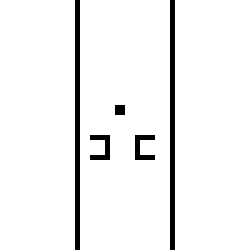
%> input picture Maps/map_exp.bmp, 50 x 50 px (shown 5 times larger)
$ octave main_exp.m   (GNU Octave 9; MATLAB toolbox functions it lacks are replaced by stand-ins)
%> lines starting %> are read from the running program, lines starting %| are printed output that depends on the picture; in (x1, y1, x2, y2) boxes, pixels count from 0 and x2, y2 are one past the last pixel; in counts of white or black regions, pixels touching at a corner belong together; the program's own positions count from 1
close all
clear
clc

%% 读取地图并初始化参数
figure
% mapOriginal=imbinarize(imread('Maps/map_new_circle.bmp')); %从bmp文件读取地图
mapOriginal=imbinarize(imread('Maps/map_exp.bmp')); %从bmp文件读取地图
%> mapOriginal: size 50x50 logical; 95% white; black in thin lines or dots, all inside (x1, y1, x2, y2) = (15, 0, 35, 50)
% mapOriginal=im2double(mapOriginal);
% 设定地图x和y方向分辨率
res = 50;
resolutionX = res;
resolutionY = res;
% 根据设定分辨率重新设置地图的大小
mapResized=imresize(mapOriginal,[resolutionX resolutionY]);
map=mapResized;

% 细分地图，用于生成安全走廊
mapDense =  imresize(mapOriginal,[resolutionX*10 resolutionY*10]);
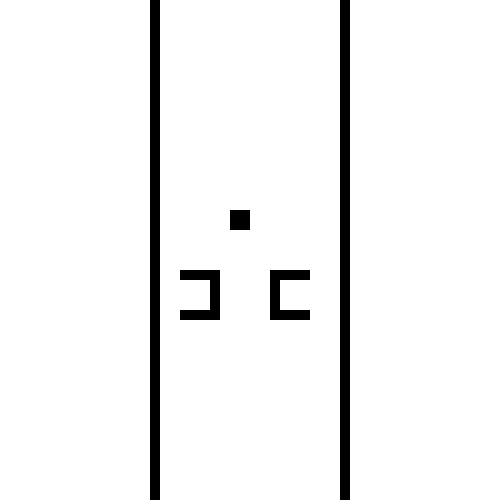
%> mapDense: size 500x500 logical; 95% white; 5 black regions, box (x1, y1, x2, y2) and area: (150, 0, 160, 500) 5000, (340, 0, 350, 500) 5000, (180, 270, 220, 320) 1100, (270, 270, 310, 320) 1100, (230, 210, 250, 230) 400

%连接矩阵-定义机器人可允许的动作
conn=[1 1 1;
      1 2 1;
      1 1 1];
% 是否显示节点的处理过程
% display_process=true;
display_process=false;

% [17 lines of commented-out code are left out]

mapSafe = mapResized;
for i=1:size(mapResized,1)
    for j=1:size(mapResized,2)
        if mapResized(i,j)==0 % 如果是障碍物
            % 扩展距离1个栅格，用于安全走廊
            if i-1>=1, mapSafe(i-1,j)=0; end
            if j-1>=1, mapSafe(i,j-1)=0; end
            if i+1<=size(map,1), mapSafe(i+1,j)=0; end
            if j+1<=size(map,2), mapSafe(i,j+1)=0; end

            if i-1>=1 && j-1>=1, mapSafe(i-1,j-1)=0; end
            if i-1>=1 && j+1<=size(map,2), mapSafe(i-1,j+1)=0; end
            if i+1<=size(map,1) && j-1>=1, mapSafe(i+1,j-1)=0; end
            if i+1<=size(map,1) && j+1<=size(map,2), mapSafe(i+1,j+1)=0; end
        end
    end
end
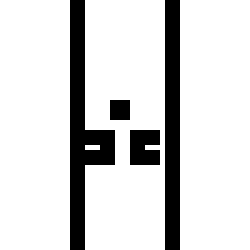
%> mapSafe: size 50x50 logical (shown 5 times larger); 84.2% white; 4 black regions (1 under 20 px), largest, box (x1, y1, x2, y2) and area: (14, 0, 23, 50) 189, (33, 0, 36, 50) 150, (26, 26, 32, 33) 39
map = mapSafe;
mapSafe = mapResized;

% 绘制灰度图
image((map==0).*0 + (map==1).*255 + (mapResized-map).*150);
colormap(gray(256));
hold on

if length(find(conn==2))~=1, error('no robot specified in connection matrix'); end

% 多机搜索
num = 4;
path = cell(num,1);
swarm_path = cell(num,1);
swarm_path_pre = cell(num,1);

% 定义期望编队构型
% des = [0,0; 2,2; 2,-2;];
% des = [0,0; 4,2; 4,-2;];

% des = [0,0; 4,0; 4,4; 0,4];

des = [0,0; 4,0; 4,-4; 0,-4];

des = [0,0; 4,0; 4,-4; 0,-4] + [1,1;1,1;1,1;1,1;];

% [13 lines of commented-out code are left out]

formation_ctr = [sum(des(:,1))/num,sum(des(:,2))/num];

start = zeros(num,2);
goal = zeros(num,2);
color = ['r','g','b','y','c','m','r','g','b','y','c','m'];

start_angle = pi/2; % 起始角度
goal_angle =  pi/2;  % 目标角度
% goal_angle =  pi;

Rs =  [cos(start_angle - pi/2), -sin(start_angle - pi/2);
       sin(start_angle - pi/2),  cos(start_angle - pi/2);];
Rg =  [cos(goal_angle - pi/2), -sin(goal_angle - pi/2);
       sin(goal_angle - pi/2),  cos(goal_angle - pi/2);];

    text1 = ('Please select formation start point in the image');
    disp(text1);
%> (the run ends here)

$ run again, with Maps/map_dense50.bmp copied over Maps/map_exp.bmp
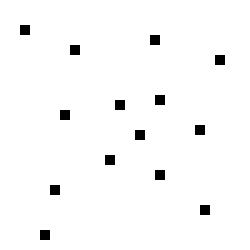
%> input picture Maps/map_dense50.bmp, 50 x 50 px (shown 5 times larger)
%> mapOriginal: size 50x50 logical; 97.8% white; black in thin lines or dots, all inside (x1, y1, x2, y2) = (4, 5, 45, 48)
%> `mapDense =  imresize(mapOriginal,[resolutionX*10 resolutionY*10]);`:
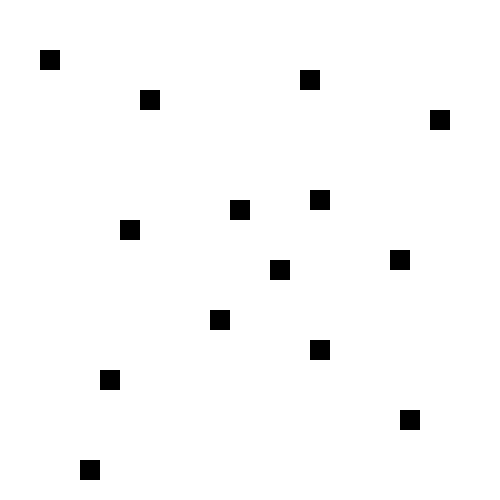
%> mapDense: size 500x500 logical; 97.8% white; 14 black regions, largest, box (x1, y1, x2, y2) and area: (40, 50, 60, 70) 400, (300, 70, 320, 90) 400, (140, 90, 160, 110) 400
%> after the loop `for i=1:size(mapResized,1)`:
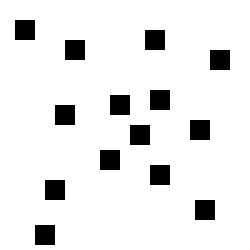
%> mapSafe: size 50x50 logical (shown 5 times larger); 91% white; 14 black regions (14 under 20 px)

$ run again, with Maps/map_new_circle1.bmp copied over Maps/map_exp.bmp
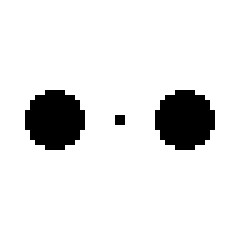
%> input picture Maps/map_new_circle1.bmp, 50 x 50 px (shown 5 times larger)
%> mapOriginal: size 50x50 logical; 90.9% white; 3 black regions (1 under 20 px), largest, box (x1, y1, x2, y2) and area: (5, 18, 17, 30) 112, (31, 18, 43, 30) 112
%> `mapDense =  imresize(mapOriginal,[resolutionX*10 resolutionY*10]);`:
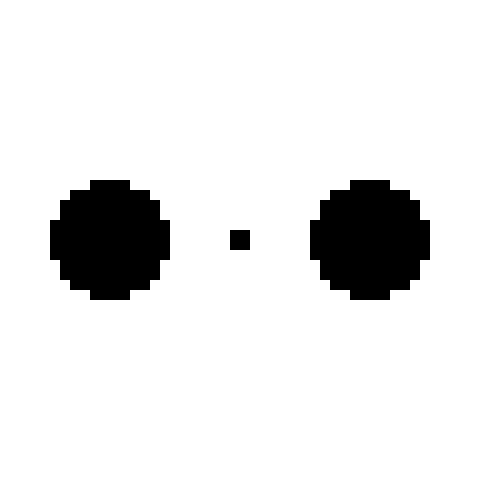
%> mapDense: size 500x500 logical; 90.9% white; 3 black regions, box (x1, y1, x2, y2) and area: (50, 180, 170, 300) 11200, (310, 180, 430, 300) 11200, (230, 230, 250, 250) 400
%> after the loop `for i=1:size(mapResized,1)`:
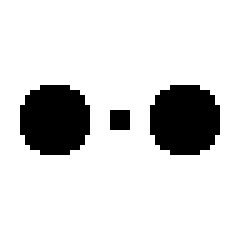
%> mapSafe: size 50x50 logical (shown 5 times larger); 86.2% white; 3 black regions (1 under 20 px), largest, box (x1, y1, x2, y2) and area: (4, 17, 18, 31) 164, (30, 17, 44, 31) 164

$ run again, with Maps/map_new_circle2.bmp copied over Maps/map_exp.bmp
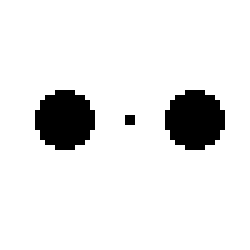
%> input picture Maps/map_new_circle2.bmp, 50 x 50 px (shown 5 times larger)
%> mapOriginal: size 50x50 logical; 90.9% white; 3 black regions (1 under 20 px), largest, box (x1, y1, x2, y2) and area: (7, 18, 19, 30) 112, (33, 18, 45, 30) 112
%> `mapDense =  imresize(mapOriginal,[resolutionX*10 resolutionY*10]);`:
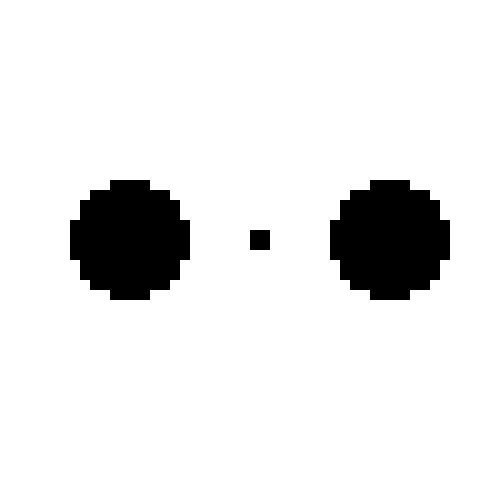
%> mapDense: size 500x500 logical; 90.9% white; 3 black regions, box (x1, y1, x2, y2) and area: (70, 180, 190, 300) 11200, (330, 180, 450, 300) 11200, (250, 230, 270, 250) 400
%> after the loop `for i=1:size(mapResized,1)`:
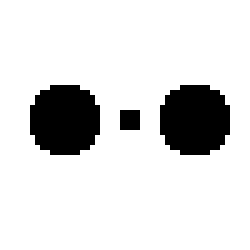
%> mapSafe: size 50x50 logical (shown 5 times larger); 86.2% white; 3 black regions (1 under 20 px), largest, box (x1, y1, x2, y2) and area: (6, 17, 20, 31) 164, (32, 17, 46, 31) 164
